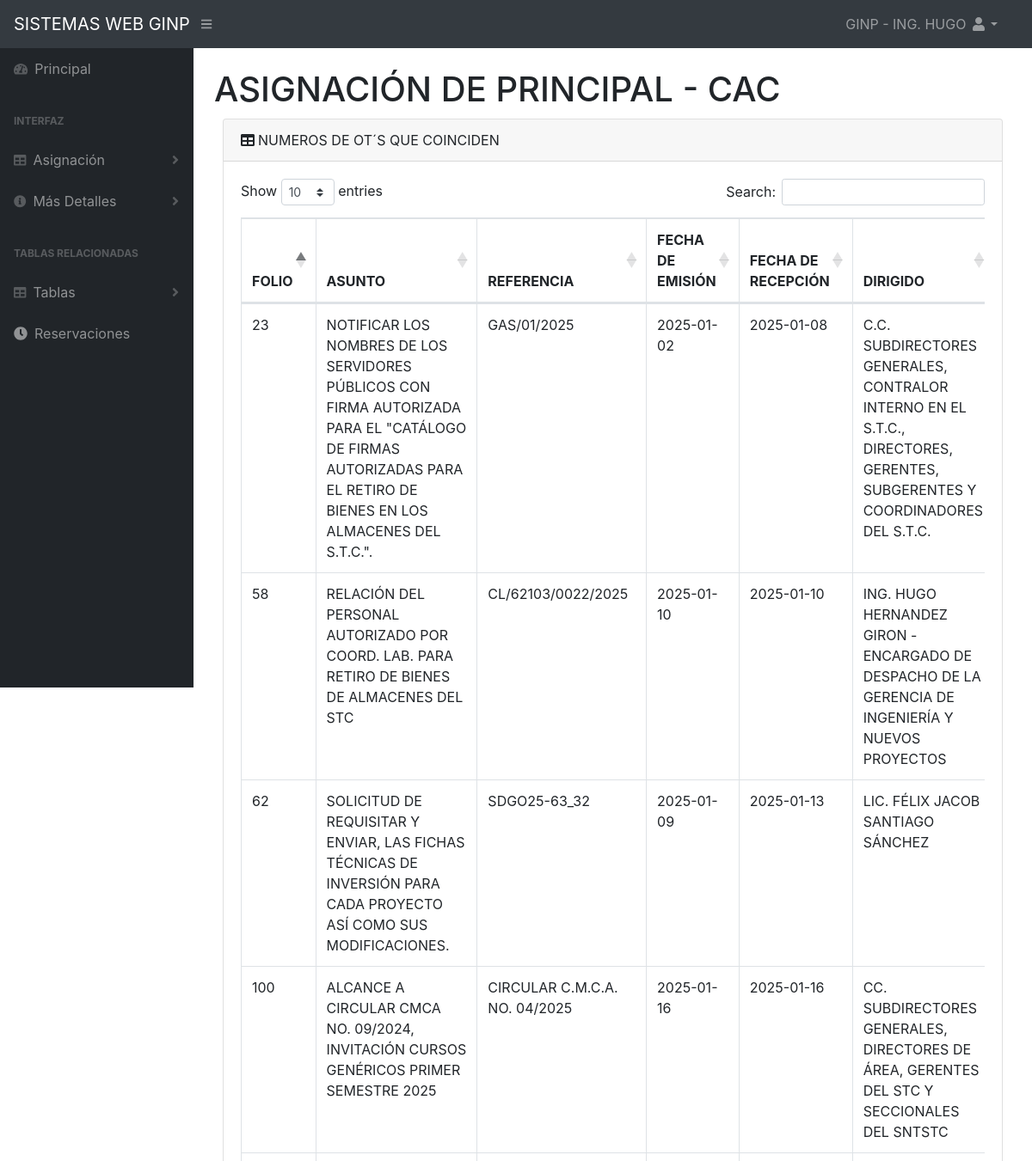
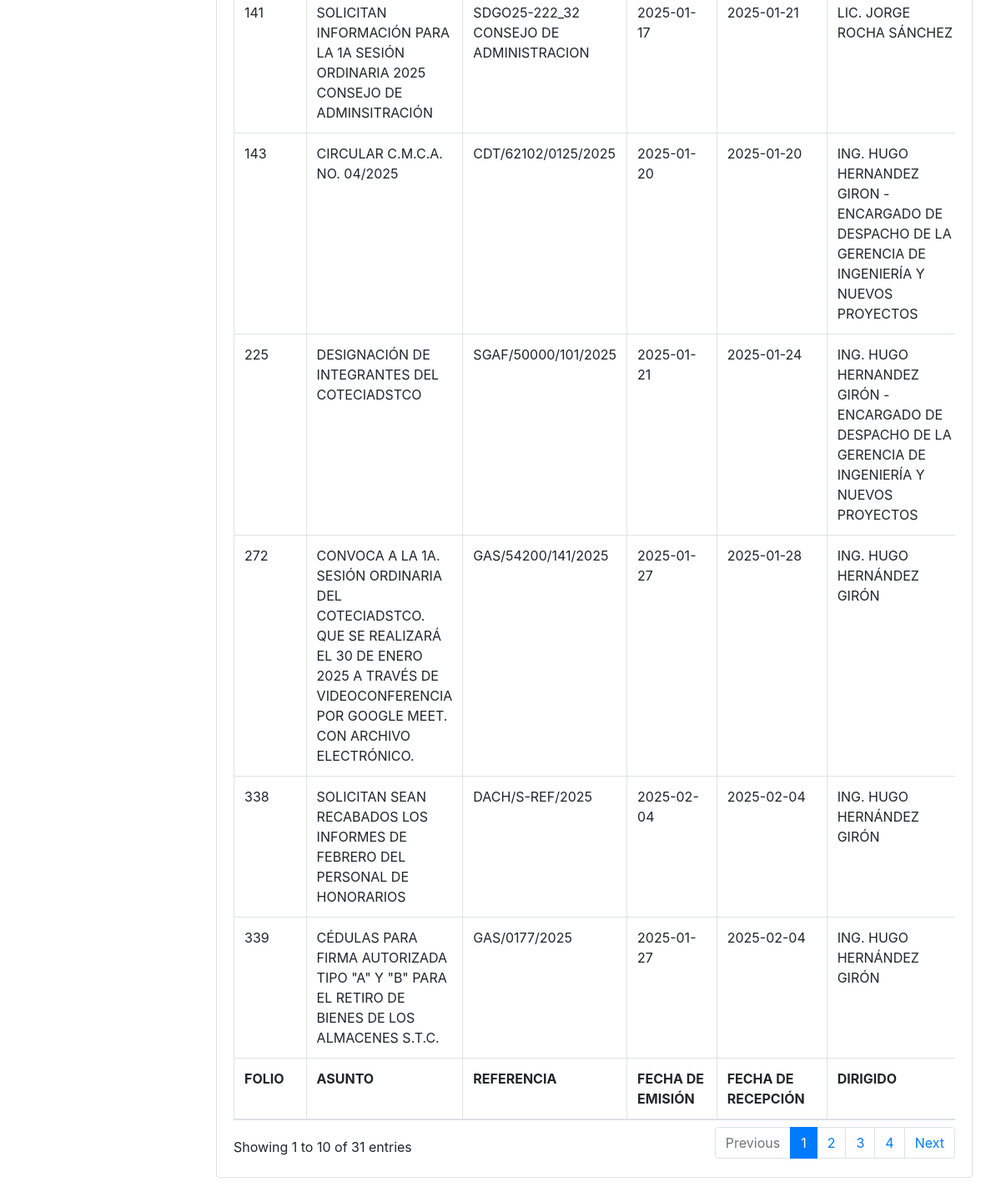
Page /tablaPCAC.php (signed in) on the committed database (2 pictures, top to bottom).
### tables this page shows
CREATE TABLE `principal` (
  `Id` int(11) NOT NULL DEFAULT 0,
  `Folio_cc` int(11) NOT NULL,
  `referencia` varchar(255) NOT NULL,
  `Antecedente` varchar(50) NOT NULL,
  `fecha_de_emision` date NOT NULL,
  `fecha_de_rececepcion` date NOT NULL,
  `Dirigido` varchar(255) NOT NULL,
  `Firmado_por` varchar(255) NOT NULL,
  `Asunto` mediumtext NOT NULL,
  `PDFrecibido1` varchar(243) NOT NULL,
  `PDFrecicido3` mediumtext NOT NULL,
  `PDFrecibido2` mediumtext NOT NULL,
  `OT_ginp` int(11) NOT NULL,
  `Firma_Gerente` varchar(15) NOT NULL,
  `Antefirma` varchar(15) NOT NULL,
  `Tipo` varchar(5) NOT NULL,
  `OT_didt` int(11) NOT NULL,
  `Folio_ginp` int(11) NOT NULL,
  `CL_asignado` bit(1) NOT NULL,
  `CAC_asignado` bit(1) NOT NULL,
  `CDT_asignado` bit(1) NOT NULL,
  `JEF_asignado` bit(1) NOT NULL,
  `Otro_asignado` bit(1) NOT NULL,
  `Otro_Nombre` varchar(255) NOT NULL,
  `Archivo` bit(1) NOT NULL,
  `Fecha_requerida` date NOT NULL,
  `Respuesta` int(11) NOT NULL,
  `Fecha` date NOT NULL,
  `Carpeta` varchar(255) NOT NULL,
  `Observaciones` varchar(255) NOT NULL,
  `Proceso Concluido` bit(1) NOT NULL,
  `ProcesoConcluido` bit(1) NOT NULL,
  `PrepararRespuesta` bit(1) NOT NULL,
  `ParaSuAnalisis` bit(1) NOT NULL,
  `ParaSuConocimiento` bit(1) NOT NULL,
  `TramiteConducente` bit(1) NOT NULL,
  `TratarProximoAcuerdo` bit(1) NOT NULL,
  `Urgente` bit(1) NOT NULL,
  `Normal` bit(1) NOT NULL,
  `ObservacionesdeOT` mediumtext NOT NULL,
  `FechaTotal` date NOT NULL,
  `PDF_folio` date NOT NULL,
  `PDF_Minutario` date NOT NULL,
  `PDF_Concluido` date NOT NULL,
  `01` varchar(243) NOT NULL,
  `02` varchar(243) NOT NULL,
  `03` varchar(243) NOT NULL,
  `extraurgente` bit(1) NOT NULL,
  `FechaMovimiento` datetime NOT NULL,
  `CDT_E` bit(1) NOT NULL,
  `CL_E` bit(1) NOT NULL,
  `CAC_E` bit(1) NOT NULL
);

### tablaPCAC.php (the view, shortened to what this page needs)
<?php
$nombre = $_SESSION['nombre'];
$tipo_usuario = $_SESSION['tipo_usuario'];
?>
<!DOCTYPE html>
<html lang="es">
    <head>
        <link href="css/styles.css" rel="stylesheet" />
        <link href="https://cdn.datatables.net/1.10.20/css/dataTables.bootstrap4.min.css" rel="stylesheet" />
    </head>
    <body class="sb-nav-fixed">
        <nav class="sb-topnav navbar navbar-expand navbar-dark bg-dark">
            <a class="navbar-brand" href="principal.php">SISTEMAS WEB GINP</a>
            <button class="btn btn-link btn-sm order-1 order-lg-0" id="sidebarToggle" href="#"><i class="fas fa-bars"></i></button>
            <ul class="navbar-nav ml-auto mr-0 mr-md-3 my-2 my-md-0">
                <li class="nav-item dropdown">
                    <a class="nav-link dropdown-toggle" id="userDropdown" href="#" role="button" data-toggle="dropdown" aria-haspopup="true" aria-expanded="false"> <?php echo $nombre; ?> <i class="fas fa-user fa-fw"></i></a>
                </li>
            </ul>
        </nav>
        <div id="layoutSidenav">
        <div id="layoutSidenav_nav">
            <nav class="sb-sidenav accordion sb-sidenav-dark" id="sidenavAccordion">
                <div class="sb-sidenav-menu">
                    <div class="nav">
                        <a class="nav-link" href="principal.php">
                            <div class="sb-nav-link-icon"><i class="fas fa-tachometer-alt"></i></div>Principal
                        </a>
                        <?php
                            if ($tipo_usuario == 2) {
                            } elseif ($tipo_usuario == 3) {
                            } elseif ($tipo_usuario == 4) {
                            } elseif ($tipo_usuario == 5) {
                            } elseif ($tipo_usuario == 1) {
                        ?>
                    <div class="sb-sidenav-menu-heading">Interfaz</div>
                    <a class="nav-link collapsed" href="#" data-toggle="collapse" data-target="#collapseAsignacion" aria-expanded="true" aria-controls="collapseAsignacion">
                        <div class="sb-nav-link-icon"><i class="fas fa-table"></i></div>Asignación
                        <div class="sb-sidenav-collapse-arrow"><i class="fas fa-angle-down"></i></div>
                    </a>
                        <a class="nav-link collapsed" href="#" data-toggle="collapse" data-target="#collapsedetalles" aria-expanded="true" aria-controls="collapsedetalles">
                            <div class="sb-nav-link-icon"><i class="fas fa-info-circle"></i></div>Más Detalles
                                <div class="sb-sidenav-collapse-arrow"><i class="fas fa-angle-down"></i></div>
                        </a>
                        <?php
                        }
                        else {
                                echo "";
                            }
                        ?>
                        <div class="sb-sidenav-menu-heading">Tablas Relacionadas</div>
                        <a class="nav-link collapsed" href="#" data-toggle="collapse" data-target="#collapseTablas" aria-expanded="true" aria-controls="collapseGraficas">
                        <div class="sb-nav-link-icon"><i class="fas fa-table"></i></div> Tablas
                                <div class="sb-sidenav-collapse-arrow"><i class="fas fa-angle-down"></i></div>
                        </a>
                            <a class="nav-link" href="reservaciones.php"><i class="fa fa-clock"></i><div class="sb-nav-link-icon"></div>Reservaciones</a>
                    </div>
                </div>
            </nav>
        </div>
            <div id="layoutSidenav_content">
                <main>
                    <div class="container-fluid">
                        <h1 class="mt-4">ASIGNACIÓN DE PRINCIPAL - CAC</h1>
                        <div class="card mb-4">
                            <div class="card-header"><i class="fas fa-table mr-1"></i>NUMEROS DE OT´S QUE COINCIDEN</div>
                            <div class="card-body">
                                <div class="table-responsive">
                                    <table class="table table-bordered" id="foliosTable" width="100%" cellspacing="30">
                                        <thead>
                                            <tr>
                                                <th>FOLIO</th>
                                                <th>ASUNTO</th>
                                                <th>REFERENCIA</th>
                                                <th>FECHA DE EMISIÓN</th>
                                                <th>FECHA DE RECEPCIÓN</th>
                                                <th>DIRIGIDO</th>
                                            </tr>
                                        </thead>
                                        <tfoot>
                                            <tr>
                                                <th>FOLIO</th>
                                                <th>ASUNTO</th>
                                                <th>REFERENCIA</th>
                                                <th>FECHA DE EMISIÓN</th>
                                                <th>FECHA DE RECEPCIÓN</th>
                                                <th>DIRIGIDO</th>
                                            </tr>
                                        </tfoot>
                                        <tbody>
                                            <?php
                                            $mysqli = mysqli_connect("localhost", "root", "", "sistema");
                                            $sql = "SELECT
                                                    p.Folio_cc,
                                                    p.Asunto,
                                                    p.referencia,
                                                    p.fecha_de_emision,
                                                    p.fecha_de_rececepcion,
                                                    p.Dirigido,
                                                    p.Firmado_por,
                                                    p.OT_ginp,
                                                    p.Folio_ginp,
                                                    p.CL_asignado,
                                                    p.CAC_asignado,
                                                    p.CDT_asignado,
                                                    p.JEF_asignado,
                                                    p.Fecha_requerida,
                                                    p.Observaciones,
                                                    p.Normal,
                                                    p.Urgente,
                                                    p.extraurgente,
                                                    t.Id,
                                                    t.CAC_num,
                                                    t.fecha_recibo_cac,
                                                    t.OT_ginp,
                                                    t.Observaciones,
                                                    t.Folio_GINP
                                                FROM
                                                    principal p
                                                JOIN
                                                    tabla_ingresocac t
                                                ON
                                                    p.OT_ginp = t.OT_ginp
                                                WHERE
                                                    p.OT_ginp IS NOT NULL AND p.OT_ginp != 0";
                                            $resultado = mysqli_query($mysqli, $sql);
                                            while ($mostrar = mysqli_fetch_array($resultado)) {
                                            ?>
                                            <tr>
                                                <td><?php echo $mostrar['Folio_cc']; ?></td>
                                                <td><?php echo $mostrar['Asunto']; ?></td>
                                                <td><?php echo $mostrar['referencia']; ?></td>
                                                <td><?php echo $mostrar['fecha_de_emision']; ?></td>
                                                <td><?php echo $mostrar['fecha_de_rececepcion']; ?></td>
                                                <td><?php echo $mostrar['Dirigido']; ?></td>
                                            </tr>
                                            <?php } ?>
                                        </tbody>
                                    </table>
                                </div>
                            </div>
                        </div>
                    </div>
                </main>
            </div>
        </div>
    </body>
</html>

### rows in the picture
principal: Folio_cc "23", Asunto "NOTIFICAR LOS NOMBRES DE LOS SERVIDORES PÚBLICOS CON FIRMA AUTORIZADA PARA EL \"CATÁLOGO DE FIRMAS AUTORIZADAS PARA EL RETIRO DE BIENES EN LOS ALMACENES DEL S.T.C.\".", referencia "GAS/01/2025", fecha_de_emision "2025-01-02", fecha_de_rececepcion "2025-01-08", Dirigido "C.C. SUBDIRECTORES GENERALES, CONTRALOR INTERNO EN EL S.T.C., DIRECTORES, GERENTES, SUBGERENTES Y COORDINADORES DEL S.T.C."
principal: Folio_cc "58", Asunto "RELACIÓN DEL PERSONAL AUTORIZADO POR COORD. LAB. PARA RETIRO DE BIENES DE ALMACENES DEL STC", referencia "CL/62103/0022/2025", fecha_de_emision "2025-01-10", fecha_de_rececepcion "2025-01-10", Dirigido "ING. HUGO HERNANDEZ GIRON - ENCARGADO DE DESPACHO DE LA GERENCIA DE INGENIERÍA Y NUEVOS PROYECTOS"
principal: Folio_cc "62", Asunto "SOLICITUD DE REQUISITAR Y ENVIAR, LAS FICHAS TÉCNICAS DE INVERSIÓN PARA CADA PROYECTO ASÍ COMO SUS MODIFICACIONES.", referencia "SDGO25-63_32", fecha_de_emision "2025-01-09", fecha_de_rececepcion "2025-01-13", Dirigido "LIC. FÉLIX JACOB SANTIAGO SÁNCHEZ"
principal: Folio_cc "100", Asunto "ALCANCE A CIRCULAR CMCA NO. 09/2024, INVITACIÓN CURSOS GENÉRICOS PRIMER SEMESTRE 2025", referencia "CIRCULAR C.M.C.A. NO. 04/2025", fecha_de_emision "2025-01-16", fecha_de_rececepcion "2025-01-16", Dirigido "CC. SUBDIRECTORES GENERALES, DIRECTORES DE ÁREA, GERENTES DEL STC Y SECCIONALES DEL SNTSTC"
principal: Folio_cc "141", Asunto "SOLICITAN INFORMACIÓN PARA LA 1A SESIÓN ORDINARIA 2025 CONSEJO DE ADMINSITRACIÓN", referencia "SDGO25-222_32 CONSEJO DE ADMINISTRACION", fecha_de_emision "2025-01-17", fecha_de_rececepcion "2025-01-21", Dirigido "LIC. JORGE ROCHA SÁNCHEZ"
principal: Folio_cc "143", Asunto "CIRCULAR C.M.C.A. NO. 04/2025", referencia "CDT/62102/0125/2025", fecha_de_emision "2025-01-20", fecha_de_rececepcion "2025-01-20", Dirigido "ING. HUGO HERNANDEZ GIRON - ENCARGADO DE DESPACHO DE LA GERENCIA DE INGENIERÍA Y NUEVOS PROYECTOS"
principal: Folio_cc "225", Asunto "DESIGNACIÓN DE INTEGRANTES DEL COTECIADSTCO", referencia "SGAF/50000/101/2025", fecha_de_emision "2025-01-21", fecha_de_rececepcion "2025-01-24", Dirigido "ING. HUGO HERNANDEZ GIRÓN - ENCARGADO DE DESPACHO DE LA GERENCIA DE INGENIERÍA Y NUEVOS PROYECTOS"
principal: Folio_cc "272", Asunto "CONVOCA A LA 1A. SESIÓN ORDINARIA DEL COTECIADSTCO. QUE SE REALIZARÁ EL 30 DE ENERO 2025 A TRAVÉS DE VIDEOCONFERENCIA POR GOOGLE MEET. CON ARCHIVO ELECTRÓNICO.", referencia "GAS/54200/141/2025", fecha_de_emision "2025-01-27", fecha_de_rececepcion "2025-01-28", Dirigido "ING. HUGO HERNÁNDEZ GIRÓN"
principal: Folio_cc "338", Asunto "SOLICITAN SEAN RECABADOS LOS INFORMES DE FEBRERO DEL PERSONAL DE HONORARIOS", referencia "DACH/S-REF/2025", fecha_de_emision "2025-02-04", fecha_de_rececepcion "2025-02-04", Dirigido "ING. HUGO HERNÁNDEZ GIRÓN"
principal: Folio_cc "339", Asunto "CÉDULAS PARA FIRMA AUTORIZADA TIPO \"A\" Y \"B\" PARA EL RETIRO DE BIENES DE LOS ALMACENES S.T.C.", referencia "GAS/0177/2025", fecha_de_emision "2025-01-27", fecha_de_rececepcion "2025-02-04", Dirigido "ING. HUGO HERNÁNDEZ GIRÓN"

### other values in the picture
$nombre "GINP - ING. HUGO"
